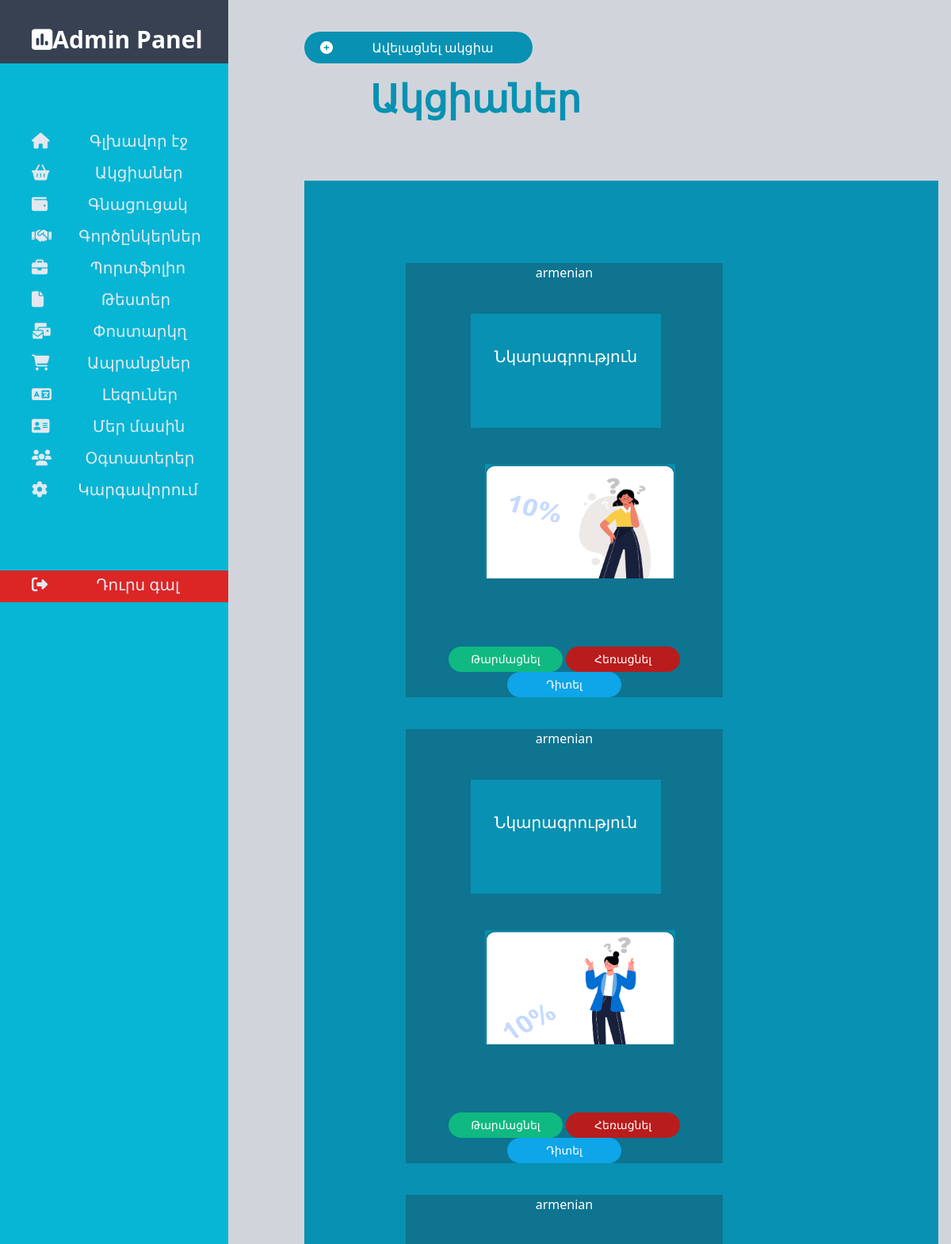
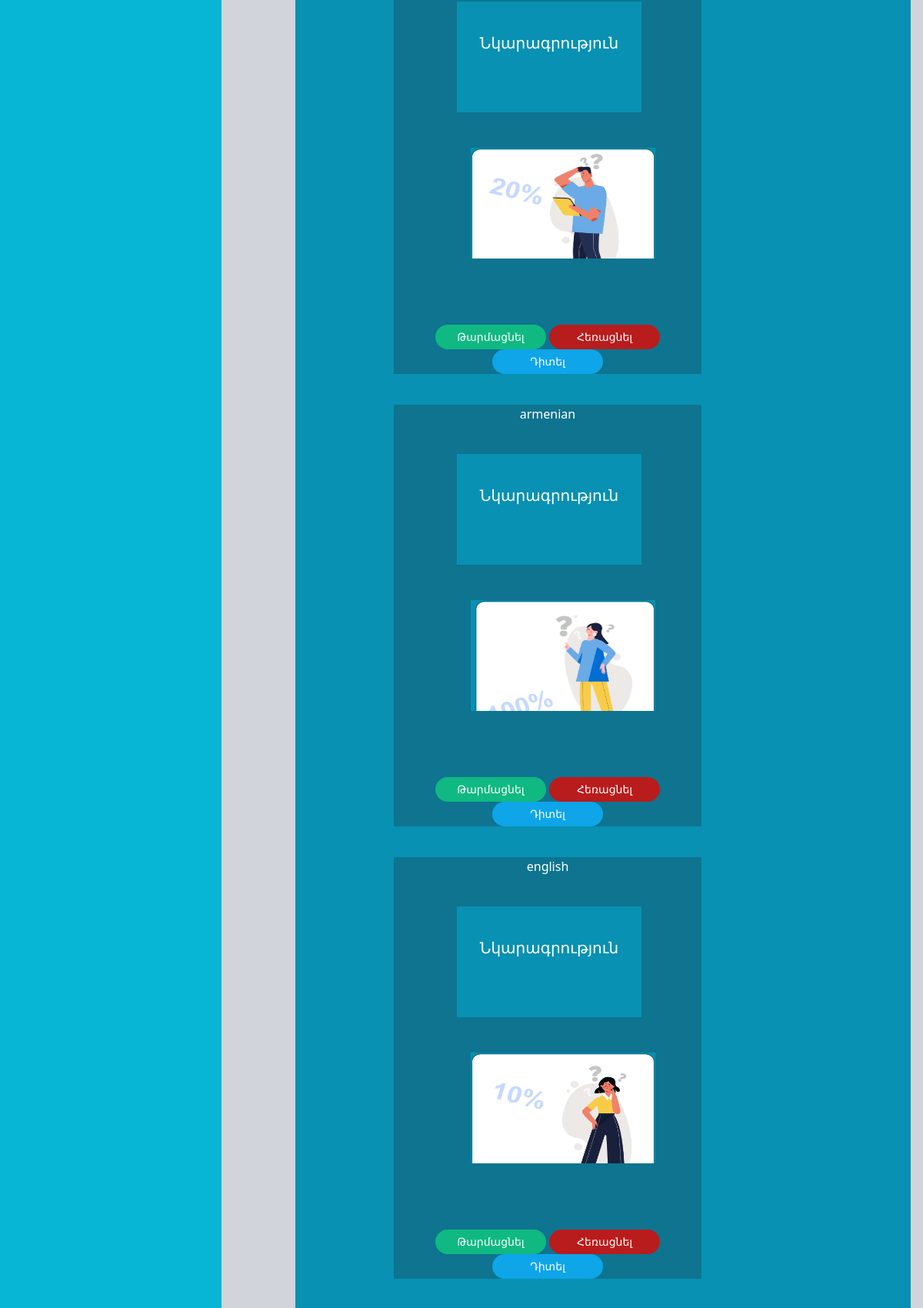
The app's page /admin/promotions (upper part) with its own data (2 pictures, top to bottom).
### website.py (models this page shows, shortened)
class Promotions(db.Model):
    id = db.Column(db.Integer, primary_key=True)
    description = db.Column(db.String(300), nullable=False)
    image_name = db.Column(db.String(200), nullable=False)
    language = db.Column(db.String(100), nullable=False)

### website.py (the view)
@app.route('/admin/promotions')
def admin_promotions():
    users_list = Users.query.all()
    promotions = Promotions.query.all()
    for users_data in users_list:
        if users_data.active == 'online':
            return render_template('admin/templates/promotions.html', promotions=promotions)
        elif users_data.active == 'offline':
            return redirect('/admin-panel')
        else:
            return "Error with connection"

### templates/admin/templates/promotions.html (shortened to what this page needs)
{% extends 'base admin.html' %}
{% block body %}
<main class="table bg-gray-300 w-screen  md:text-center h-screen">
    <a href="#" id="add_promotion"><button class="add_promotion_popup_btn block mt-24 md:mt-10 w-72 h-10 bg-cyan-600 text-white ml-20 md:ml-96 rounded-3xl duration-500 ease-in-out hover:text-cyan-600 hover:bg-white"><i class="fa-solid fa-circle-plus float-left ml-5 pt-1"></i>Ավելացնել ակցիա</button></a>
    <h1 class="md:text-5xl text-3xl text-cyan-600 font-semibold mt-5 ml-10 md:ml-0 block">Ակցիաներ</h1>
    <div class="block bg-cyan-600 w-screen md:w-8/12 h-4/6 ml-0 md:ml-96 mt-10 md:mt-20 pt-16 overflow-y-scroll">
        {% for i in promotions %}
        <div class="bg-cyan-700 md:w-6/12 w-screen h-96 mt-10 ml-0 md:ml-32 table">
            <h1 class="text-white">{{i.language}}</h1>
            <div class="w-60 h-36 bg-cyan-600 inline-block ml-20 text-center md:ml-1 mt-10 pt-10 scroll-smooth overflow-y-scroll">
                <h1 class="text-white text-xl">Նկարագրություն</h1>
            </div>
            <div class="w-60 h-36 bg-cyan-600 inline-block ml-20 text-center md:ml-10 mt-10 scroll-smooth overflow-y-scroll">
                <img src="{{ url_for('static', filename='uploads/'+i.image_name) }}" class="w-full h-72">
            </div>
            <div class="md:mt-20 mt-10 text-center">
                <a href="/admin/update-promotion/{{i.id}}"><button class="md:w-36 w-24 rounded-3xl h-8 bg-emerald-500 text-sm md:text-mg text-white duration-500 ease-in-out hover:bg-white hover:text-emerald-500">Թարմացնել</button></a>
                <a href="/admin/remove-promotion/{{i.id}}"><button class="md:w-36 h-8 w-24 bg-red-700 text-white rounded-3xl text-sm md:text-mg duration-500 ease-in-out hover:bg-white hover:text-red-700">Հեռացնել</button></a>
                <a href="/action-{{i.language}}"><button class="md:w-36 h-8 w-24 bg-sky-500 text-white rounded-3xl text-sm md:text-mg duration-500 ease-in-out hover:bg-white hover:text-sky-500">Դիտել</button></a>
            </div>
        </div>
        {% endfor %}
    </div>
</main>
{% endblock %}

### static/css/style.css (style rules this page uses)
* { margin:0; padding:0; box-sizing:border-box; }
html, body { overflow-x: hidden; }
body { background-image: url('https://img.freepik.com/free-vector/copy-space-wavy-white-background-layers_23-2148845469.jpg?w=2000'); background-size: 100% 100%; overflow-x:hidden; position:relative; }

### records on screen
Promotions: language "armenian", image_name (picture)
Promotions: language "armenian", image_name (picture)
Promotions: language "armenian", image_name (picture)
Promotions: language "armenian", image_name (picture)
Promotions: language "english", image_name (picture)
